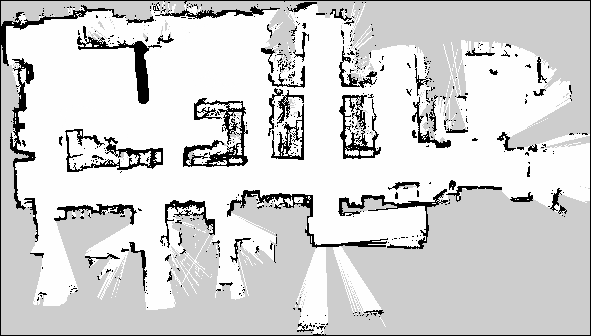
#> input picture map/map.png, 591 x 336 px
$ python add_border.py
#> lines starting #> are read from the running program, lines starting #| are printed output that depends on the picture
# Script used to add a 1 pixel border to the map image

from PIL import Image


with Image.open("map.png") as img:
#> img is the input picture: PIL image 591x336 RGBA; mean R, G, B, A 211.5, 211.5, 211.5, 255
    pixels = img.load()

    for i in range(img.size[0]):
        for j in range(img.size[1]):
            if i == 0 or j == 0 or j == img.size[1] - 1 or i == img.size[0] - 1:
                pixels[i, j] = 0
    img.show()
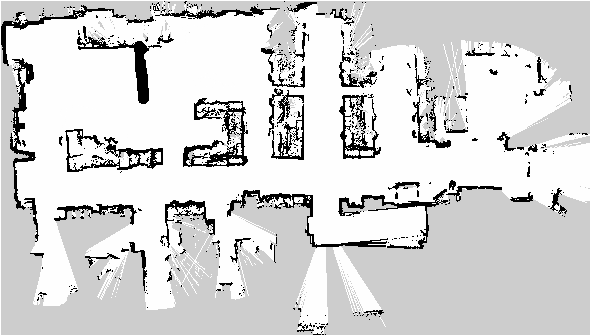
#> shown: PIL image 591x336 RGBA; mean R, G, B, A 211.5, 211.5, 211.5, 252.6; transparent parts drawn white
